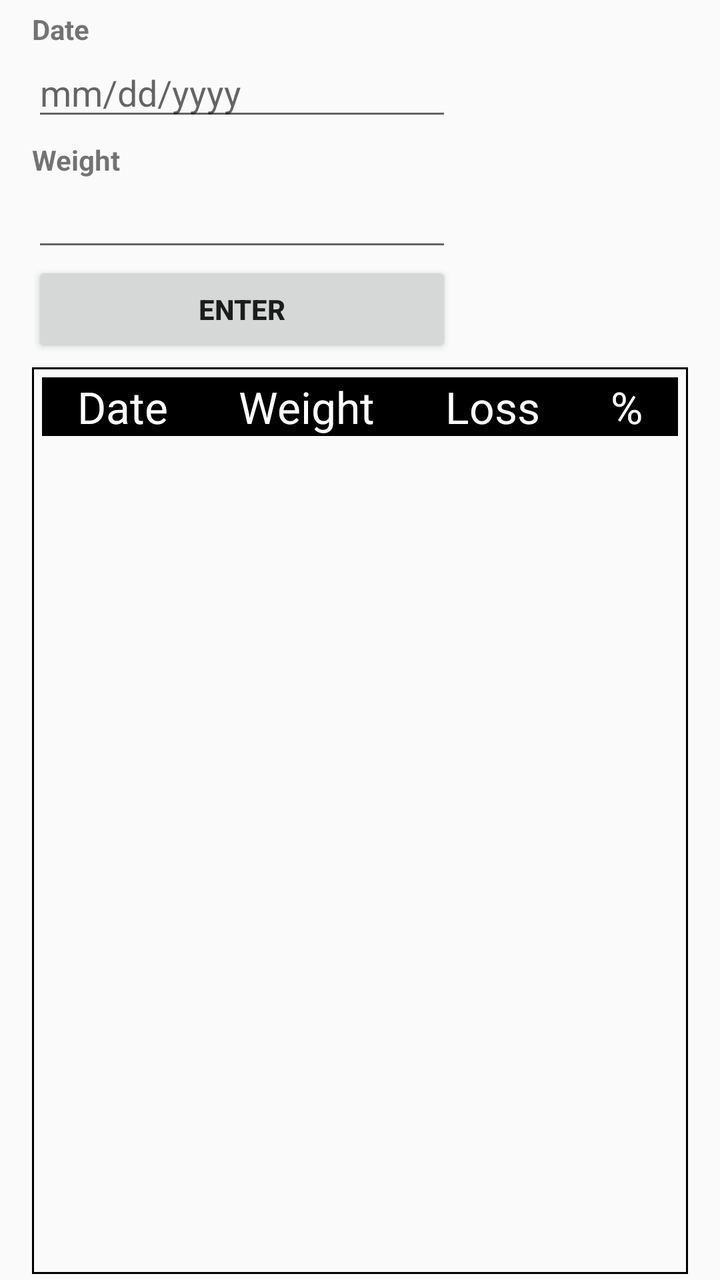
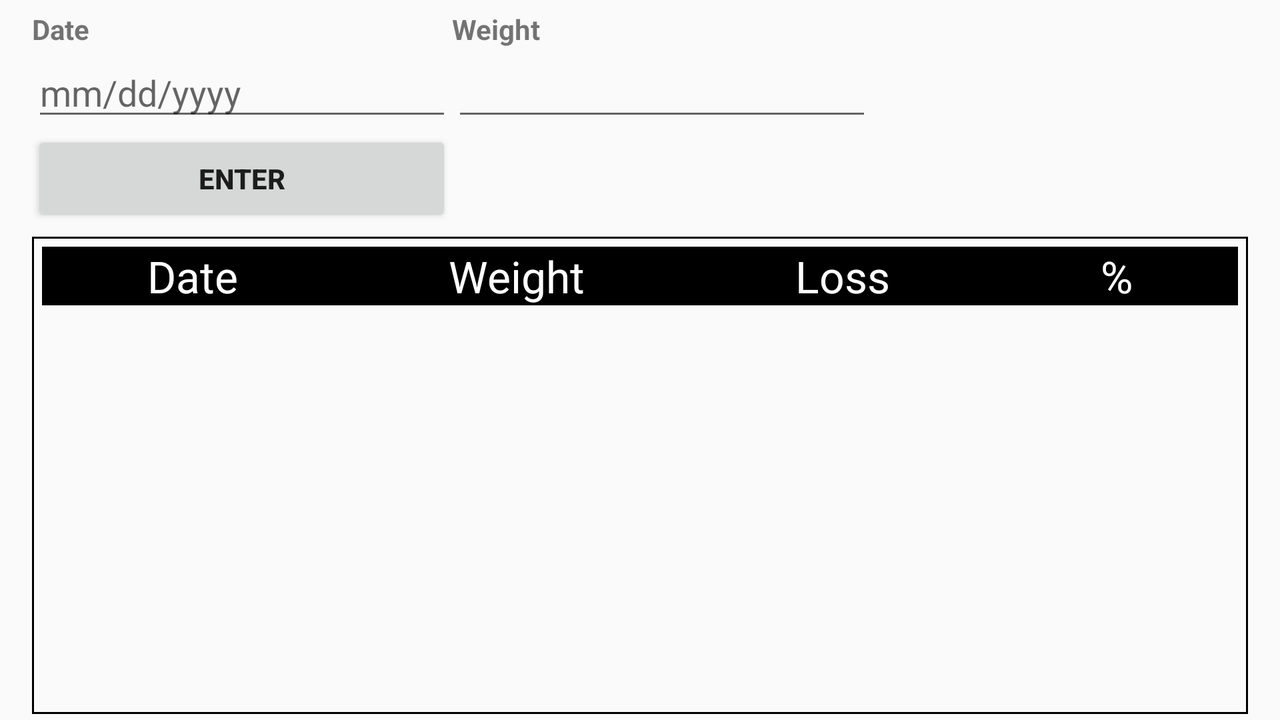

Two renders of one Android screen. The first uses the default layout on a phone; the second uses the alternative layout the repository ships for a different screen configuration, on a matching device. The two XML files are below.
<!-- AndroidManifest.xml: application theme AppTheme -->
<!-- res/layout/activity_challenge.xml -->
<RelativeLayout xmlns:android="http://schemas.android.com/apk/res/android"
    android:id="@+id/mainLayout"
    android:layout_width="match_parent"
    android:layout_height="match_parent"
    android:paddingLeft="16dp"
    android:paddingRight="16dp"
    android:focusable="true"
	android:focusableInTouchMode="true">

    <TextView
        android:paddingTop="5dp"
        android:id="@+id/textViewDate"
        android:layout_width="wrap_content"
        android:layout_height="wrap_content"
        android:text="@string/date"
        android:textAppearance="?android:attr/textAppearanceSmall"
        android:textStyle="bold" />

    <EditText
        android:id="@+id/editTextDate"
        android:layout_width="wrap_content"
        android:layout_height="wrap_content"
        android:layout_below="@id/textViewDate"
        android:ems="10"
        android:hint="@string/DateHint"
        android:inputType="date"
        android:focusable="true"
		android:focusableInTouchMode="false" />
    
    <TextView
        android:paddingTop="5dp"
        android:id="@+id/textViewWeight"
        android:layout_width="wrap_content"
        android:layout_height="wrap_content"
        android:layout_below="@id/editTextDate"
        android:text="@string/weight"
        android:textAppearance="?android:attr/textAppearanceSmall"
        android:textStyle="bold" />

    <EditText
        android:id="@+id/editTextWeight"
        android:layout_width="wrap_content"
        android:layout_height="wrap_content"
        android:layout_below="@id/textViewWeight"
        android:ems="10"
        android:inputType="numberDecimal" />

    <Button
        android:id="@+id/buttonEnter"
        android:layout_width="wrap_content"
        android:layout_height="wrap_content"
        android:layout_below="@id/editTextWeight"
        android:text="@string/enter"
        android:textStyle="bold"
        android:layout_marginBottom="5dp"
        android:layout_alignLeft="@+id/editTextWeight"
        android:layout_alignRight="@+id/editTextWeight" />

    <ScrollView
        android:id="@+id/scrollViewResults"
        android:layout_width="match_parent"
        android:layout_height="match_parent"
        android:layout_below="@id/buttonEnter"
        android:layout_marginBottom="3dp"
        android:background="@drawable/table_border" >

        <TableLayout
            android:paddingTop="5dp"
        	android:id="@+id/tableLayoutResults"
            android:layout_width="match_parent"
            android:layout_height="wrap_content" >

            <TableRow
                android:id="@+id/tableRowHeader" >

                <TextView
                    android:id="@+id/textViewDateHeader"
                    android:gravity="center_horizontal"
    				android:layout_weight="1"
    				android:text="@string/date"
    				android:background="@android:color/background_dark"
    				android:textColor="@android:color/white"
                    android:textAppearance="?android:attr/textAppearanceLarge" />
                
                <TextView
                    android:id="@+id/textViewWeightHeader"
                    android:gravity="center_horizontal"
    				android:layout_weight="1"
    				android:text="@string/weight"
                    android:background="@android:color/background_dark"
    				android:textColor="@android:color/white"
                    android:textAppearance="?android:attr/textAppearanceLarge" />
                
                <TextView
                    android:id="@+id/textViewLossHeader"
                    android:gravity="center_horizontal"
    				android:layout_weight="1"
    				android:text="@string/loss"
                    android:background="@android:color/background_dark"
    				android:textColor="@android:color/white"
                    android:textAppearance="?android:attr/textAppearanceLarge" />
                
                <TextView
                    android:id="@+id/textViewPercentHeader"
                    android:gravity="center_horizontal"
    				android:layout_weight="1"
    				android:text="@string/percent"
                    android:background="@android:color/background_dark"
    				android:textColor="@android:color/white"
                    android:textAppearance="?android:attr/textAppearanceLarge" />
            </TableRow>

        </TableLayout>

    </ScrollView>

</RelativeLayout>
<!-- resources referenced by this layout -->
<resources>
  <!-- drawable table_border (drawable) -->
  <?xml version="1.0" encoding="utf-8"?>
  <shape xmlns:android="http://schemas.android.com/apk/res/android" android:shape="rectangle">
  	
  	<padding android:left="5dp" android:right="5dp" android:top="0dp" android:bottom="0dp"/>
  	<solid android:color="@android:color/transparent"/>
  	<stroke android:width="3px" android:color="#000000" />
  </shape>
  <string name="DateHint">mm/dd/yyyy</string>
  <string name="date">Date</string>
  <string name="enter">Enter</string>
  <string name="loss">Loss</string>
  <string name="percent">%</string>
  <string name="weight">Weight</string>
  <style name="AppTheme" parent="AppBaseTheme">
          
      </style>
  <!-- from res/values-v11/ -->
  <style name="AppBaseTheme" parent="android:Theme.Material.Light.DarkActionBar">
          
      </style>
</resources>
<!-- res/layout-land/activity_challenge.xml (the author's variant of the layout above) -->
<!-- drawn on the phone turned sideways -->
<RelativeLayout xmlns:android="http://schemas.android.com/apk/res/android"
    android:id="@+id/mainLayout"
    android:layout_width="match_parent"
    android:layout_height="match_parent"
    android:paddingLeft="16dp"
    android:paddingRight="16dp"
    android:focusable="true"
	android:focusableInTouchMode="true">

	<RelativeLayout
		android:layout_width="wrap_content"
		android:layout_height="wrap_content"
		android:id="@+id/dateLayout">

		<TextView
			android:paddingTop="5dp"
			android:id="@+id/textViewDate"
			android:layout_width="wrap_content"
			android:layout_height="wrap_content"
			android:text="@string/date"
			android:textAppearance="?android:attr/textAppearanceSmall"
			android:textStyle="bold" />

		<EditText
			android:id="@+id/editTextDate"
			android:layout_width="wrap_content"
			android:layout_height="wrap_content"
			android:layout_below="@id/textViewDate"
			android:ems="10"
			android:hint="@string/DateHint"
			android:inputType="date"
			android:focusable="true"
			android:focusableInTouchMode="false" />

	</RelativeLayout>

	<RelativeLayout
		android:layout_width="wrap_content"
		android:layout_height="wrap_content"
		android:id="@+id/weightLayout"
		android:layout_toRightOf="@id/dateLayout">
    
    <TextView
        android:paddingTop="5dp"
        android:id="@+id/textViewWeight"
        android:layout_width="wrap_content"
        android:layout_height="wrap_content"
        android:text="@string/weight"
        android:textAppearance="?android:attr/textAppearanceSmall"
        android:textStyle="bold" />

    <EditText
        android:id="@+id/editTextWeight"
        android:layout_width="wrap_content"
        android:layout_height="wrap_content"
        android:layout_below="@id/textViewWeight"
        android:ems="10"
        android:inputType="numberDecimal" />

	</RelativeLayout>

    <Button
        android:id="@+id/buttonEnter"
        android:layout_width="wrap_content"
        android:layout_height="wrap_content"
        android:layout_below="@id/weightLayout"
        android:text="@string/enter"
        android:textStyle="bold"
        android:layout_marginBottom="5dp"
        android:layout_alignLeft="@+id/dateLayout"
        android:layout_alignRight="@+id/dateLayout" />

    <ScrollView
        android:id="@+id/scrollViewResults"
        android:layout_width="match_parent"
        android:layout_height="match_parent"
        android:layout_below="@id/buttonEnter"
        android:layout_marginBottom="3dp"
        android:background="@drawable/table_border" >

        <TableLayout
            android:paddingTop="5dp"
        	android:id="@+id/tableLayoutResults"
            android:layout_width="match_parent"
            android:layout_height="wrap_content" >

            <TableRow
                android:id="@+id/tableRowHeader" >

                <TextView
                    android:id="@+id/textViewDateHeader"
                    android:gravity="center_horizontal"
    				android:layout_weight="1"
    				android:text="@string/date"
    				android:background="@android:color/background_dark"
    				android:textColor="@android:color/white"
                    android:textAppearance="?android:attr/textAppearanceLarge" />
                
                <TextView
                    android:id="@+id/textViewWeightHeader"
                    android:gravity="center_horizontal"
    				android:layout_weight="1"
    				android:text="@string/weight"
                    android:background="@android:color/background_dark"
    				android:textColor="@android:color/white"
                    android:textAppearance="?android:attr/textAppearanceLarge" />
                
                <TextView
                    android:id="@+id/textViewLossHeader"
                    android:gravity="center_horizontal"
    				android:layout_weight="1"
    				android:text="@string/loss"
                    android:background="@android:color/background_dark"
    				android:textColor="@android:color/white"
                    android:textAppearance="?android:attr/textAppearanceLarge" />
                
                <TextView
                    android:id="@+id/textViewPercentHeader"
                    android:gravity="center_horizontal"
    				android:layout_weight="1"
    				android:text="@string/percent"
                    android:background="@android:color/background_dark"
    				android:textColor="@android:color/white"
                    android:textAppearance="?android:attr/textAppearanceLarge" />
            </TableRow>

        </TableLayout>

    </ScrollView>

</RelativeLayout>
